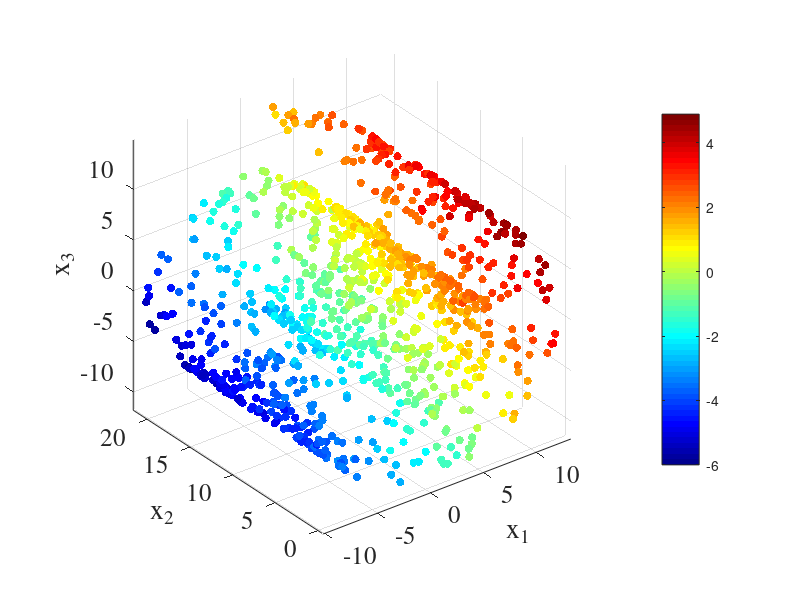

Source code (MATLAB): (Note: this script raises an error after producing the figure.)
clear; close all;
% Demonstration of GTMR (Generative Topographic Mapping Regression) using a swiss roll dataset

targetyvalue = 4; % y-target for inverse analysis

% settings
shapeofmap = [ 30, 30];
shapeofrbfcenters = [ 4, 4];
varianceofrbfs = 2;
lambdainemalgorithm = 0.0001;
numberofiterations = 300;
displayflag = 1;
k = 10;

% load a dataset
dataset = csvread('swissroll.csv');
y = dataset(:,3);
X = dataset(:,4:end);

figure;
scatter3(X(:,1),X(:,2),X(:,3),[],y,'filled');
colormap(jet);
colorbar;
xlim([ min(X(:,1))-range(X(:,1))*0.03 max(X(:,1))+range(X(:,1))*0.03] );
ylim([ min(X(:,2))-range(X(:,2))*0.03 max(X(:,2))+range(X(:,2))*0.03] );
zlim([ min(X(:,3))-range(X(:,3))*0.03 max(X(:,3))+range(X(:,3))*0.03] );
axis square;
xlabel( 'x_1' ,  'FontSize' , 18 , 'FontName', 'Times');
ylabel( 'x_2' ,  'FontSize' , 18 , 'FontName', 'Times');
zlabel( 'x_3' ,  'FontSize' , 18 , 'FontName', 'Times');
set(gcf, 'Color' , 'w' ); 
set(gca, 'FontSize', 18);
set(gca, 'FontName', 'Times');

% divide a dataset into training data and test data
traindatanumber = 500;
ytrain = y(1:traindatanumber,:); Xtrain = X(1:traindatanumber,:);
ytest = y(traindatanumber+1:end,:); Xtest = X(traindatanumber+1:end,:);

% autoscaling
autoscaledXtrain = ( Xtrain - repmat(mean(Xtrain),size(Xtrain,1),1) ) ./ repmat(std(Xtrain),size(Xtrain,1),1);
autoscaledytrain = ( ytrain - mean(ytrain) ) ./ std(ytrain);
autoscaledXtest = ( Xtest - repmat(mean(Xtrain),size(Xtest,1),1) ) ./ repmat(std(Xtrain),size(Xtest,1),1);

% construct GTM model
[~, gtmmodel] = gtmr_calc( autoscaledXtrain, autoscaledytrain, autoscaledXtrain, [shapeofmap(1) shapeofrbfcenters(1) varianceofrbfs  lambdainemalgorithm numberofiterations 0]);
if gtmmodel.successflag
    % calculate responsibility
    responsibilities = calc_responsibility(gtmmodel, [autoscaledXtrain autoscaledytrain]);
    % plot the mean of the responsibility
    means = responsibilities * gtmmodel.mapgrids;
    figure; scatter( means(:,1), means(:,2), [], ytrain, 'filled');
    colormap(jet); colorbar;
    axis square; 
    xlabel( 'z_1 (mean)' ,  'FontSize' , 18 , 'FontName','Times');
    ylabel( 'z_2 (mean)' ,  'FontSize' , 18 , 'FontName','Times');
    set(gcf, 'Color' , 'w' ); 
    set(gca, 'FontSize' , 18);
    set(gca, 'FontName','Times');
    axis([-1.1 1.1 -1.1 1.1]);

    % plot the mode of the responsibility
    [~, maxindex] = max(responsibilities, [], 2);
    modes = gtmmodel.mapgrids(maxindex, :);
    figure; scatter( modes(:,1), modes(:,2), [], ytrain, 'filled');
    colormap(jet); colorbar;
    axis square;
    xlabel( 'z_1 (mode)' ,  'FontSize' , 18 , 'FontName','Times');
    ylabel( 'z_2 (mode)' ,  'FontSize' , 18 , 'FontName','Times');
    set(gcf, 'Color' , 'w' ); 
    set(gca, 'FontSize' , 18);
    set(gca, 'FontName','Times');
    axis([-1.1 1.1 -1.1 1.1]);
end
% GTMR prediction
[ytestpred, a, b] = gtmr_predict(gtmmodel, autoscaledXtest); % mean
% [~, ytestpred] = gtmr_predict(gtmmodel, autoscaledXtest); % mode
ytestpred = ytestpred * std(ytrain) + mean(ytrain); 
figure;
plot( ytest, ytestpred, 'b.', 'MarkerSize' , 15 );
hold on;
plot( [-6.5 5.5] , [-6.5 5.5] , 'k' , 'LineWidth' , 2 );
xlabel('simulated y' , 'FontSize' , 18 , 'FontName', 'Times');
ylabel('estimated y' , 'FontSize' , 18 , 'FontName', 'Times');
axis( [ -6.5 5.5 -6.5 5.5 ] );
hold off;
set(gcf, 'Color' , 'w' );
set(gca, 'FontSize' ,20 );
axis square;
r2p = 1 - ( ( ytest - ytestpred )' * ( ytest - ytestpred ) ) ./ ( ( ytest - mean(ytest) )' * ( ytest - mean(ytest) ) );
maep = sum( abs( ytest - ytestpred ) ) / length(ytest);
disp( 'r2p and MAEp' );
disp( [ r2p, maep] );
